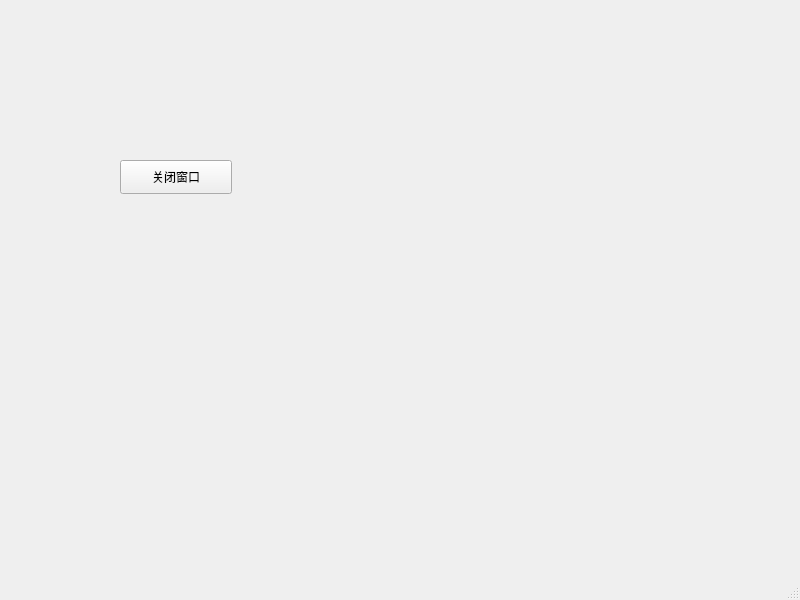
<?xml version="1.0" encoding="UTF-8"?>
<ui version="4.0">
 <class>MainWindow</class>
 <widget class="QMainWindow" name="MainWindow">
  <property name="geometry">
   <rect>
    <x>0</x>
    <y>0</y>
    <width>800</width>
    <height>600</height>
   </rect>
  </property>
  <property name="windowTitle">
   <string>MainWindow</string>
  </property>
  <widget class="QWidget" name="centralwidget">
   <widget class="QPushButton" name="pushButton">
    <property name="geometry">
     <rect>
      <x>120</x>
      <y>160</y>
      <width>112</width>
      <height>34</height>
     </rect>
    </property>
    <property name="text">
     <string>关闭窗口</string>
    </property>
   </widget>
  </widget>
  <widget class="QMenuBar" name="menubar">
   <property name="geometry">
    <rect>
     <x>0</x>
     <y>0</y>
     <width>800</width>
     <height>30</height>
    </rect>
   </property>
  </widget>
  <widget class="QStatusBar" name="statusbar"/>
 </widget>
 <resources/>
 <connections>
  <connection>
   <sender>pushButton</sender>
   <signal>clicked()</signal>
   <receiver>MainWindow</receiver>
   <slot>close()</slot>
   <hints>
    <hint type="sourcelabel">
     <x>194</x>
     <y>211</y>
    </hint>
    <hint type="destinationlabel">
     <x>247</x>
     <y>451</y>
    </hint>
   </hints>
  </connection>
 </connections>
</ui>
